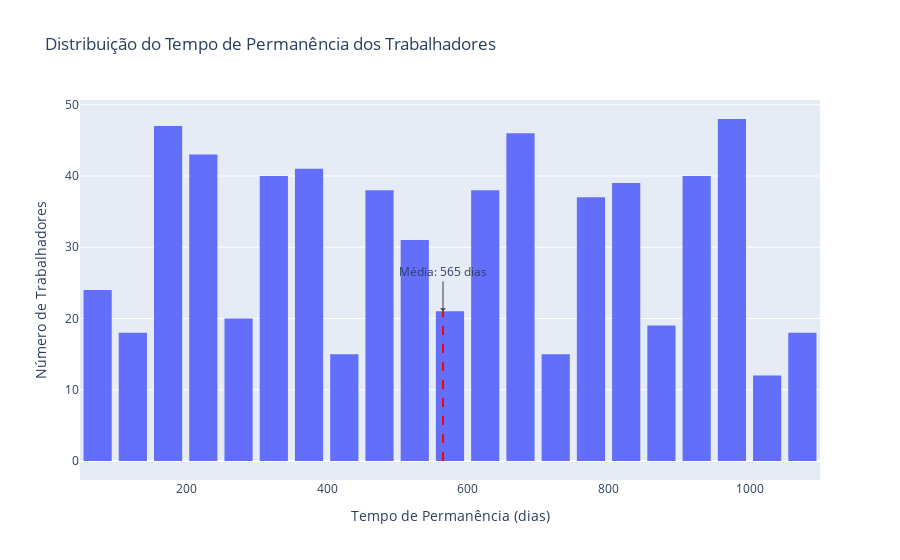

Notebook code for this chart:
### Code cell
# Calcular o tempo médio de permanência
tempo_medio_permanencia_dias = dados['Tempo_Permanencia'].mean()

# Transformar o tempo médio de permanência em anos, meses e dias
anos = int(tempo_medio_permanencia_dias / 365)
meses = int((tempo_medio_permanencia_dias % 365) / 30)
dias = int((tempo_medio_permanencia_dias % 365) % 30)

print(f"O Tempo médio de permanência eh de {anos} ano(s), {meses} meses e {dias} dias.")

# Histograma interativo
fig = px.histogram(dados, x='Tempo_Permanencia', nbins=30, title='Distribuição do Tempo de Permanência dos Trabalhadores')

# Adicionar uma linha para a média
fig.add_trace(
    go.Scatter(
        x=[tempo_medio_permanencia_dias]*2,
        y=[0, max(dados['Tempo_Permanencia'].value_counts())],
        mode="lines",
        line=go.scatter.Line(color="red", dash="dash"),
        showlegend=False,
        name="Média"
    )
)

# Adicionar anotações para a linha da média
fig.add_annotation(
    x=tempo_medio_permanencia_dias,
    y=max(dados['Tempo_Permanencia'].value_counts()),
    text=f"Média: {round(tempo_medio_permanencia_dias)} dias", # mostrar valor arredondado dos dias (por excesso)
    showarrow=True,
    arrowhead=1,
    ax=0,
    ay=-40
)

# Ajustando os rótulos e título
fig.update_layout(
    xaxis_title='Tempo de Permanência (dias)',
    yaxis_title='Número de Trabalhadores',
    bargap=0.2  # espaçamento entre as colunas
)

### Figure 1 — Plotly figure (JSON) as saved in the notebook; plotly's stock layout.template omitted (floating-point values rounded to 4 significant figures; data arrays with more than 128 entries replaced by an {"elided": "..."} marker saying what was removed)
{"data": [{"alignmentgroup": "True", "bingroup": "x", "hovertemplate": "Tempo_Permanencia=%{x}<br>count=%{y}<extra></extra>", "legendgroup": "", "marker": {"color": "#636efa", "pattern": {"shape": ""}}, "name": "", "nbinsx": 30, "offsetgroup": "", "orientation": "v", "showlegend": false, "type": "histogram", "x": {"elided": "650 int values"}, "xaxis": "x", "yaxis": "y"}, {"line": {"color": "red", "dash": "dash"}, "mode": "lines", "name": "Média", "showlegend": false, "type": "scatter", "x": [564.6, 564.6], "y": [0, 21]}], "layout": {"annotations": [{"arrowhead": 1, "ax": 0, "ay": -40, "showarrow": true, "text": "Média: 565 dias", "x": 564.6, "y": 21}], "bargap": 0.2, "barmode": "relative", "legend": {"tracegroupgap": 0}, "title": {"text": "Distribuição do Tempo de Permanência dos Trabalhadores"}, "xaxis": {"anchor": "y", "domain": [0, 1], "title": {"text": "Tempo de Permanência (dias)"}}, "yaxis": {"anchor": "x", "domain": [0, 1], "title": {"text": "Número de Trabalhadores"}}}}
